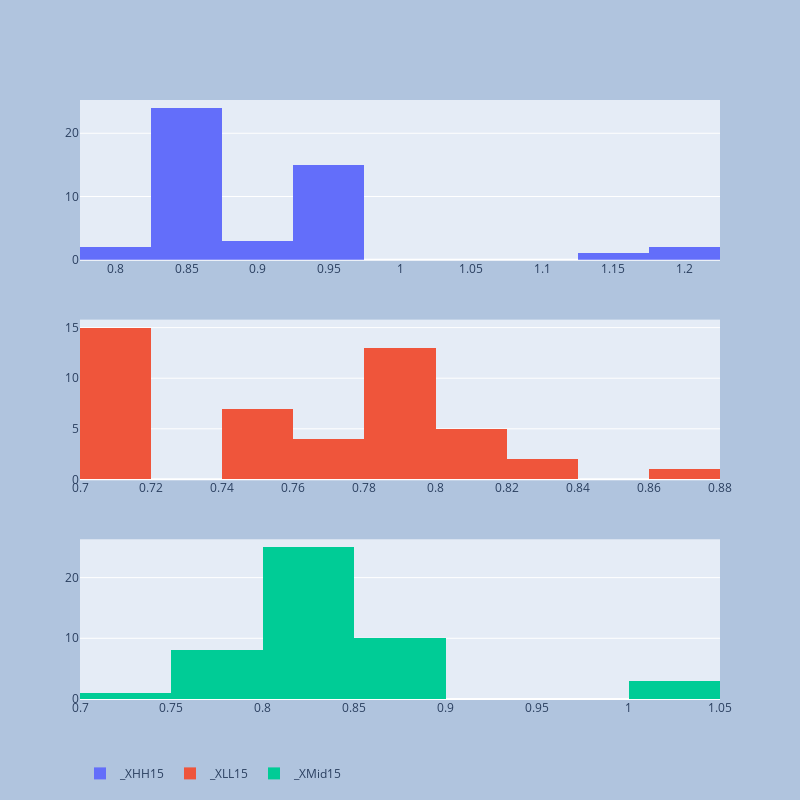

This figure's notebook cell:
### Code cell
colsToDist_1=[  x for  x  in list_cols if x.startswith('_X') ]
print(colsToDist_1)
fig=plot_mutiple_histrogram(df,colsToDist_1,len(colsToDist_1))
pio.write_image(fig, f"{report_path}\\{symbol}_PriceDist.png")
fig

### Figure 1 — Plotly figure (JSON) as saved in the notebook; plotly's stock layout.template omitted (floating-point values rounded to 4 significant figures)
{"data": [{"name": "_XHH15", "type": "histogram", "x": [0.93, 0.93, 0.93, 0.93, 0.93, 0.93, 0.86, 0.86, 0.83, 0.83, 0.83, 0.78, 0.8, 0.84, 0.85, 0.85, 0.85, 0.85, 0.85, 0.85, 0.85, 0.85, 0.85, 0.85, 0.85, 0.85, 0.85, 0.86, 0.86, 0.86, 0.86, 0.86, 0.9, 0.9, 0.92, 0.94, 0.94, 0.94, 0.94, 0.94, 0.94, 0.94, 0.94, 0.95, 1.17, 1.18, 1.18], "xaxis": "x", "yaxis": "y"}, {"name": "_XLL15", "type": "histogram", "x": [0.7, 0.7, 0.7, 0.7, 0.7, 0.7, 0.7, 0.7, 0.7, 0.7, 0.7, 0.7, 0.7, 0.7, 0.7, 0.74, 0.74, 0.74, 0.74, 0.74, 0.74, 0.75, 0.76, 0.76, 0.76, 0.76, 0.78, 0.78, 0.78, 0.78, 0.78, 0.78, 0.78, 0.78, 0.78, 0.78, 0.78, 0.79, 0.79, 0.8, 0.81, 0.81, 0.81, 0.81, 0.83, 0.83, 0.87], "xaxis": "x2", "yaxis": "y2"}, {"name": "_XMid15", "type": "histogram", "x": [0.82, 0.82, 0.82, 0.82, 0.82, 0.82, 0.78, 0.78, 0.76, 0.76, 0.76, 0.74, 0.75, 0.77, 0.78, 0.8, 0.8, 0.8, 0.8, 0.8, 0.8, 0.8, 0.81, 0.81, 0.81, 0.81, 0.81, 0.82, 0.82, 0.82, 0.82, 0.82, 0.84, 0.84, 0.85, 0.86, 0.86, 0.87, 0.87, 0.87, 0.88, 0.88, 0.88, 0.88, 1, 1.01, 1.03], "xaxis": "x3", "yaxis": "y3"}], "layout": {"autosize": true, "height": 800, "legend": {"orientation": "h"}, "paper_bgcolor": "LightSteelBlue", "width": 800, "xaxis": {"anchor": "y", "autorange": true, "domain": [0, 1], "range": [0.775, 1.225], "type": "linear"}, "xaxis2": {"anchor": "y2", "autorange": true, "domain": [0, 1], "range": [0.7, 0.88], "type": "linear"}, "xaxis3": {"anchor": "y3", "autorange": true, "domain": [0, 1], "range": [0.7, 1.05], "type": "linear"}, "yaxis": {"anchor": "x", "autorange": true, "domain": [0.7333, 1], "range": [0, 25.26]}, "yaxis2": {"anchor": "x2", "autorange": true, "domain": [0.3667, 0.6333], "range": [0, 15.79]}, "yaxis3": {"anchor": "x3", "autorange": true, "domain": [0, 0.2667], "range": [0, 26.32]}}}
